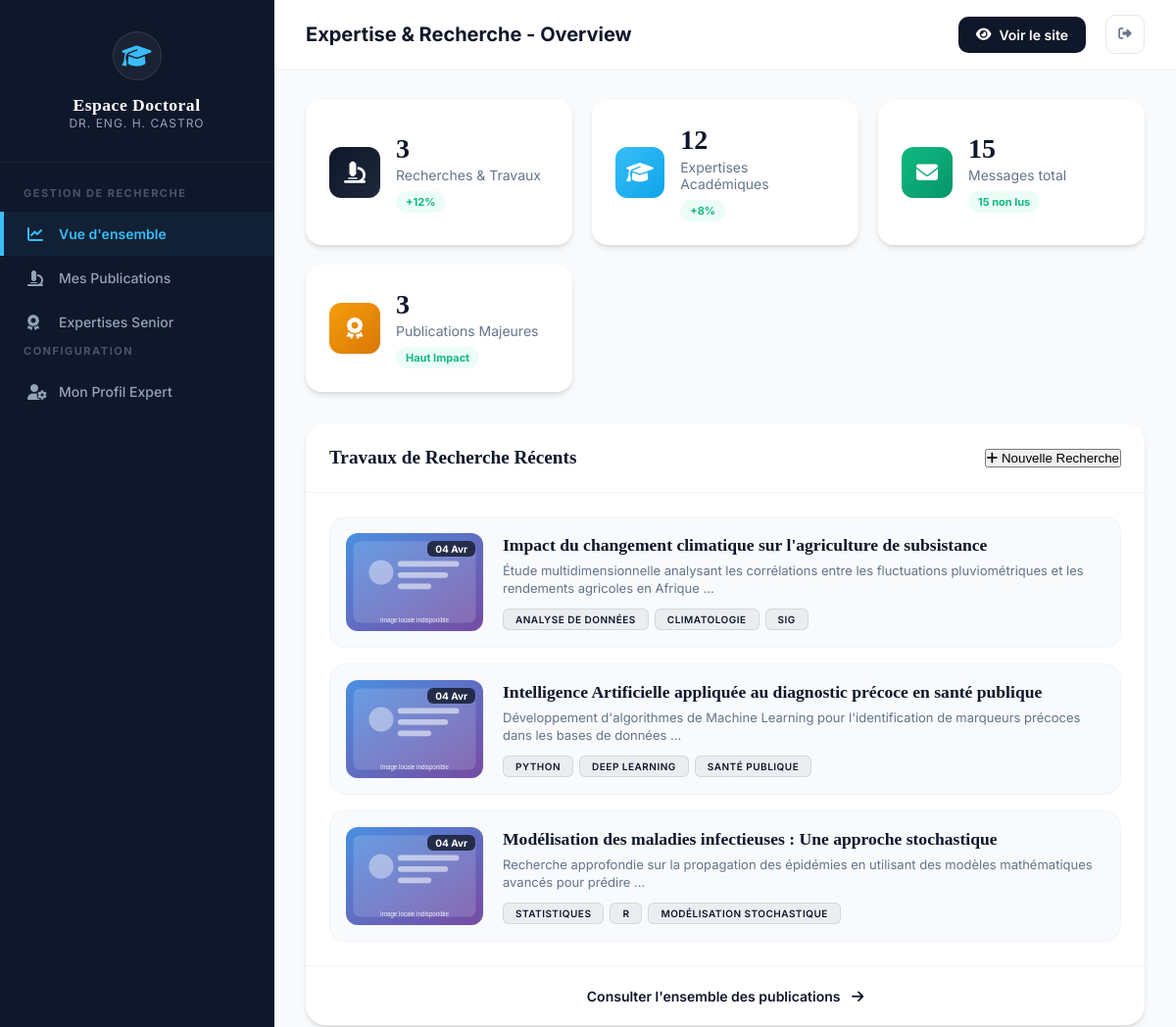
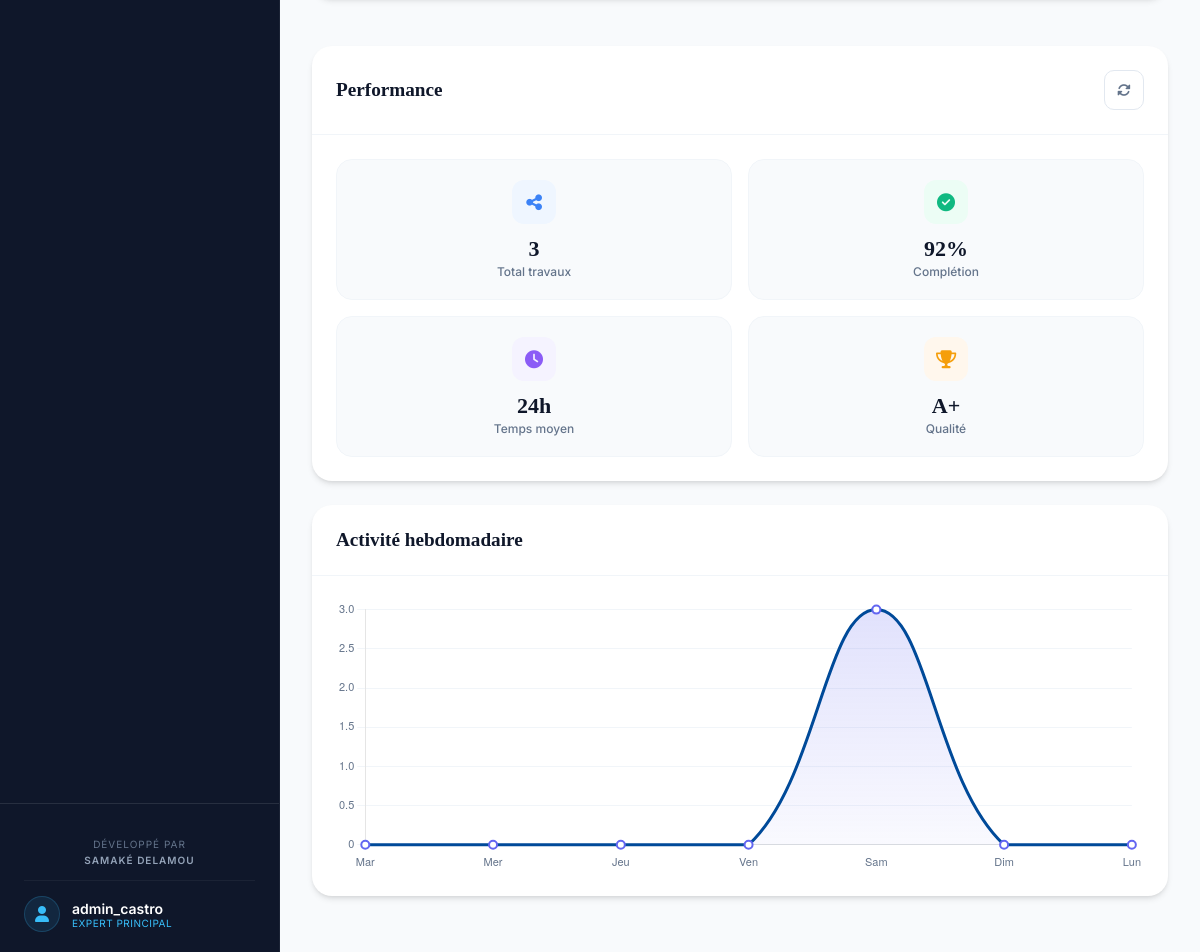
The app's page /dashboard/ (signed in) with its own data (2 pictures, top to bottom).
### home/models.py (models this page shows, shortened)
class Project(models.Model):
    title = models.CharField(max_length=200)
    description = models.TextField()
    image = models.URLField(default="placeholder.svg")
    technologies = models.CharField(max_length=500, help_text="Technologies separated by commas")
    project_url = models.URLField(blank=True, null=True)
    github_url = models.URLField(blank=True, null=True)
    featured = models.BooleanField(default=False)
    is_visible = models.BooleanField(default=True, help_text="Détermine si le projet est affiché sur la page d'accueil")
    created_at = models.DateTimeField(auto_now_add=True)
    updated_at = models.DateTimeField(auto_now=True)
    def get_technologies_list(self):
        return [tech.strip() for tech in self.technologies.split(',')]

### home/views.py (the view)
# urls.py: path('dashboard/', views.dashboard, name='dashboard'),
@login_required
def dashboard(request):
    project_count = Project.objects.count()
    skill_count = Skill.objects.count()
    unread_messages = ContactMessage.objects.filter(is_read=False).count()
    latest_projects = Project.objects.all().order_by('-created_at')[:5]
    featured_projects = Project.objects.filter(featured=True).count()
    total_messages = ContactMessage.objects.count()
    growth_projects = "+12%" if project_count > 0 else "0%"
    growth_skills = "+8%" if skill_count > 0 else "0%"
    from django.utils import timezone
    from datetime import timedelta
    end_date = timezone.now()
    start_date = end_date - timedelta(days=6)
    daily_activity = []
    days_labels = []
    days_map = {0: 'Lun', 1: 'Mar', 2: 'Mer', 3: 'Jeu', 4: 'Ven', 5: 'Sam', 6: 'Dim'}
    for i in range(7):
        current_day = start_date + timedelta(days=i)
        count = Project.objects.filter(
            created_at__year=current_day.year,
            created_at__month=current_day.month,
            created_at__day=current_day.day
        ).count()
        daily_activity.append(count)
        days_labels.append(days_map[current_day.weekday()])
    context = {
        'project_count': project_count,
        'skill_count': skill_count,
        'unread_messages': unread_messages,
        'latest_projects': latest_projects,
        'featured_count': featured_projects,
        'total_messages': total_messages,
        'growth_projects': growth_projects,
        'growth_skills': growth_skills,
        'daily_activity': json.dumps(daily_activity),
        'days_labels': json.dumps(days_labels),
    }
    return render(request, 'home/dashboard.html', context)

### home/templates/home/dashboard.html (shortened to what this page needs)
{% extends 'home/dashboard_base.html' %}
{% load static %}
{% block header_title %}Expertise & Recherche - Overview{% endblock %}
{% block extra_css %}
<link rel="stylesheet" href="{% static 'home/css/dashboard_main.css' %}">
{% endblock %}
{% block content %}
<div class="dashboard-wrapper">
    <div class="kpi-header">
        <div class="kpi-card primary">
            <div class="kpi-icon">
                <i class="fas fa-microscope"></i>
            </div>
            <div class="kpi-content">
                <span class="kpi-value">{{ project_count }}</span>
                <span class="kpi-label">Recherches & Travaux</span>
                <span class="kpi-change positive">{{ growth_projects }}</span>
            </div>
        </div>
        <div class="kpi-card secondary">
            <div class="kpi-icon">
                <i class="fas fa-graduation-cap"></i>
            </div>
            <div class="kpi-content">
                <span class="kpi-value">{{ skill_count }}</span>
                <span class="kpi-label">Expertises Académiques</span>
                <span class="kpi-change positive">{{ growth_skills }}</span>
            </div>
        </div>
        <div class="kpi-card success">
            <div class="kpi-icon">
                <i class="fas fa-envelope"></i>
            </div>
            <div class="kpi-content">
                <span class="kpi-value">{{ total_messages }}</span>
                <span class="kpi-label">Messages total</span>
                <span class="kpi-change positive">{% if unread_messages > 0 %}{{ unread_messages }} non lus{% else %}Tout lu{% endif %}</span>
            </div>
        </div>
        <div class="kpi-card warning">
            <div class="kpi-icon">
                <i class="fas fa-award"></i>
            </div>
            <div class="kpi-content">
                <span class="kpi-value">{{ featured_count }}</span>
                <span class="kpi-label">Publications Majeures</span>
                <span class="kpi-change positive">Haut Impact</span>
            </div>
        </div>
    </div>
    <div class="dashboard-main-grid">
        <div class="dashboard-column">
            <div class="dashboard-card">
                <div class="card-header-modern">
                    <h3>Travaux de Recherche Récents</h3>
                    <button class="btn-primary-dashboard" data-url="{% url 'dashboard_projects' %}">
                        <i class="fas fa-plus"></i> Nouvelle Recherche
                    </button>
                </div>
                <div class="projects-grid-modern">
                    {% for project in latest_projects %}
                    <div class="project-card-modern">
                        <div class="project-image-wrapper">
                            {% if project.image %}
                                <img src="{{ project.image }}" alt="{{ project.title }}">
                            {% else %}
                                <div class="project-placeholder-modern">
                                    <i class="fas fa-image"></i>
                                </div>
                            {% endif %}
                            <div class="project-overlay">
                                <span>{{ project.created_at|date:"d M" }}</span>
                            </div>
                        </div>
                        <div class="project-content">
                            <h4 class="project-title-modern">{{ project.title }}</h4>
                            <p class="project-desc-modern">{{ project.description|truncatewords:15 }}</p>
                            <div class="project-tech-tags">
                                {% for tech in project.get_technologies_list|slice:":3" %}
                                    <span class="tech-tag-modern">{{ tech }}</span>
                                {% endfor %}
                            </div>
                        </div>
                    </div>
                    {% empty %}
                    <div class="empty-state-modern">
                        <i class="fas fa-folder-open"></i>
                        <p>Aucun projet récent</p>
                    </div>
                    {% endfor %}
                </div>
                <div class="card-footer-modern" style="padding: 20px; text-align: center; border-top: 1px solid #f1f5f9;">
                    <a href="{% url 'dashboard_projects' %}" style="color: var(--primary); font-weight: 600; text-decoration: none; font-size: 14px;">
                        Consulter l'ensemble des publications <i class="fas fa-arrow-right" style="margin-left: 8px;"></i>
                    </a>
                </div>
            </div>
        </div>
        <div class="dashboard-column">
            <div class="dashboard-card">
                <div class="card-header-modern">
                    <h3>Performance</h3>
                    <button class="action-btn" title="Actualiser">
                        <i class="fas fa-sync-alt"></i>
                    </button>
                </div>
                <div class="stats-grid-modern">
                    <div class="stat-item-modern">
                        <div class="stat-icon-wrapper blue">
                            <i class="fas fa-share-alt"></i>
                        </div>
                        <div class="stat-info">
                            <span class="stat-number">{{ project_count }}</span>
                            <span class="stat-label">Total travaux</span>
                        </div>
                    </div>
                    <div class="stat-item-modern">
                        <div class="stat-icon-wrapper green">
                            <i class="fas fa-check-circle"></i>
                        </div>
                        <div class="stat-info">
                            <span class="stat-number">92%</span>
                            <span class="stat-label">Complétion</span>
                        </div>
                    </div>
                    <div class="stat-item-modern">
                        <div class="stat-icon-wrapper purple">
                            <i class="fas fa-clock"></i>
                        </div>
                        <div class="stat-info">
                            <span class="stat-number">24h</span>
                            <span class="stat-label">Temps moyen</span>
                        </div>
                    </div>
                    <div class="stat-item-modern">
                        <div class="stat-icon-wrapper orange">
                            <i class="fas fa-trophy"></i>
                        </div>
                        <div class="stat-info">
                            <span class="stat-number">A+</span>
                            <span class="stat-label">Qualité</span>
                        </div>
                    </div>
                </div>
            </div>
            <div class="dashboard-card">
                <div class="card-header-modern">
                    <h3>Activité hebdomadaire</h3>
                </div>
                <div class="chart-container-modern">
                    <canvas id="activityChart"></canvas>
                </div>
            </div>
        </div>
    </div>
</div>
<script>
    document.addEventListener('DOMContentLoaded', function() {
        const ctx = document.getElementById('activityChart').getContext('2d');
        const chartDataEl = document.getElementById('chart-data');
        const dailyActivity = JSON.parse(chartDataEl.dataset.activity);
        const daysLabels = JSON.parse(chartDataEl.dataset.labels);
        const gradient = ctx.createLinearGradient(0, 0, 0, 300);
        gradient.addColorStop(0, 'rgba(99, 102, 241, 0.2)');
        gradient.addColorStop(1, 'rgba(99, 102, 241, 0)');
        new Chart(ctx, {
            type: 'line',
            data: {
                labels: daysLabels,
                datasets: [{
                    label: 'Recherches publiées',
                    data: dailyActivity,
                    borderColor: '#004a99',
                    borderWidth: 3,
                    backgroundColor: gradient,
                    fill: true,
                    tension: 0.4,
                    pointBackgroundColor: '#fff',
                    pointBorderColor: '#6366f1',
                    pointBorderWidth: 2,
                    pointRadius: 4,
                    pointHoverRadius: 6
                }]
            },
            options: {
                responsive: true,
                maintainAspectRatio: false,
                plugins: {
                    legend: { display: false },
                    tooltip: {
                        mode: 'index',
                        intersect: false,
                        backgroundColor: '#1e293b',
                        padding: 12,
                        titleColor: '#fff',
                        bodyColor: '#fff',
                        borderWidth: 1,
                        borderColor: '#334155'
                    }
                },
                scales: {
                    y: {
                        beginAtZero: true,
                        grid: { color: '#f1f5f9' },
                        ticks: { color: '#64748b', font: { size: 11 } }
                    },
                    x: {
                        grid: { display: false },
                        ticks: { color: '#64748b', font: { size: 11 } }
                    }
                }
            }
        });
    });
</script>
{% endblock %}

### home/templates/home/dashboard_base.html (shortened to what this page needs)
{% load static %}
<!DOCTYPE html>
<html lang="fr">
<head>
    <link href="https://cdnjs.cloudflare.com/ajax/libs/font-awesome/6.4.0/css/all.min.css" rel="stylesheet">
    {% block extra_css %}{% endblock %}
</head>
<body>
    <div class="dashboard-container">
        <aside class="sidebar" id="sidebar">
            <div class="sidebar-header">
                <div class="logo-box">
                    <i class="fas fa-graduation-cap"></i>
                </div>
                <div class="sidebar-branding">
                    <h3 class="sidebar-title">Espace Doctoral</h3>
                    <p class="sidebar-subtitle">Dr. Eng. H. Castro</p>
                </div>
            </div>
            <nav class="sidebar-nav">
                <div class="nav-label">Gestion de Recherche</div>
                <a href="{% url 'dashboard' %}" class="nav-link {% if request.resolver_match.url_name == 'dashboard' %}active{% endif %}">
                    <i class="fa-solid fa-chart-line"></i>
                    Vue d'ensemble
                </a>
                <a href="{% url 'dashboard_projects' %}" class="nav-link {% if 'projects' in request.path %}active{% endif %}">
                    <i class="fa-solid fa-microscope"></i>
                    Mes Publications
                </a>
                <a href="{% url 'dashboard_skills' %}" class="nav-link {% if 'skills' in request.path %}active{% endif %}">
                    <i class="fa-solid fa-award"></i>
                    Expertises Senior
                </a>
                <div class="nav-label">Configuration</div>
                <a href="{% url 'dashboard_settings' %}" class="nav-link {% if 'settings' in request.path %}active{% endif %}">
                    <i class="fa-solid fa-user-gear"></i>
                    Mon Profil Expert
                </a>
            </nav>
            <div class="sidebar-footer">
                <div class="developer-credit" style="padding: 12px 0; border-bottom: 1px solid rgba(255,255,255,0.05); margin-bottom: 15px; text-align: center;">
                    <p style="font-size: 10px; color: #64748b; line-height: 1.6; text-transform: uppercase; letter-spacing: 1px;">
                        Développé par<br>
                        <strong style="color: #94a3b8; font-weight: 600;">Samaké DELAMOU</strong>
                    </p>
                </div>
                <a href="{% url 'home_portfolio' %}" class="user-profile">
                    <div class="user-avatar" style="background: rgba(56, 189, 248, 0.1); border: 1px solid rgba(56, 189, 248, 0.2);">
                        <i class="fa-solid fa-user" style="color: var(--accent);"></i>
                    </div>
                    <div class="user-info">
                        <span class="name">{{ user.username }}</span>
                        <span class="role" style="color: var(--accent); font-size: 10px; text-transform: uppercase; letter-spacing: 0.5px;">Expert Principal</span>
                    </div>
                </a>
            </div>
        </aside>
        <main class="main-content">
            <header class="top-header">
                <div class="header-left">
                    <h2 style="font-size: 20px; font-weight: 700;">{% block header_title %}Overview{% endblock %}</h2>
                </div>
                <div class="header-actions">
                    <a href="{% url 'home_portfolio' %}" class="btn-view-site">
                        <i class="fa-solid fa-eye"></i>
                        Voir le site
                    </a>
                    <form action="{% url 'logout' %}" method="post" style="display: inline;">
                        <button type="submit" class="action-btn" title="Déconnexion">
                            <i class="fa-solid fa-right-from-bracket"></i>
                        </button>
                    </form>
                </div>
            </header>
            <div class="content-body">
                {% block content %}{% endblock %}
            </div>
        </main>
    </div>
</body>
</html>

### records on screen
Project: image (placeholder picture), created_at "04 Avr", title "Impact du changement climatique sur l'agriculture de subsistance", description "Étude multidimensionnelle analysant les corrélations entre les fluctuations pluviométriques et les rendements agricoles en Afrique …", get_technologies_list "ANALYSE DE DONNÉES" "CLIMATOLOGIE" "SIG"
Project: image (placeholder picture), created_at "04 Avr", title "Intelligence Artificielle appliquée au diagnostic précoce en santé publique", description "Développement d'algorithmes de Machine Learning pour l'identification de marqueurs précoces dans les bases de données …", get_technologies_list "PYTHON" "DEEP LEARNING" "SANTÉ PUBLIQUE"
Project: image (placeholder picture), created_at "04 Avr", title "Modélisation des maladies infectieuses : Une approche stochastique", description "Recherche approfondie sur la propagation des épidémies en utilisant des modèles mathématiques avancés pour prédire …", get_technologies_list "STATISTIQUES" "R" "MODÉLISATION STOCHASTIQUE"

### other values on screen
{{ user.username }} "admin_castro"
{{ project_count }} "3"
{{ growth_projects }} "+12%"
{{ skill_count }} "12"
{{ growth_skills }} "+8%"
{{ total_messages }} "15"
{{ unread_messages }} "15"
{{ featured_count }} "3"
